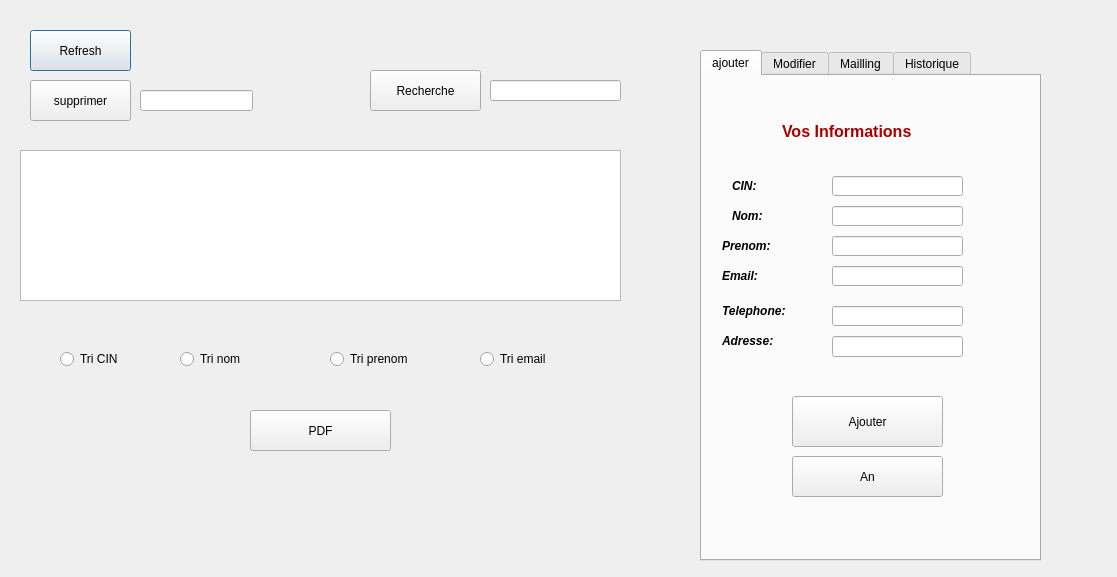
<?xml version="1.0" encoding="UTF-8"?>
<ui version="4.0">
 <class>gs_client</class>
 <widget class="QDialog" name="gs_client">
  <property name="geometry">
   <rect>
    <x>0</x>
    <y>0</y>
    <width>1117</width>
    <height>577</height>
   </rect>
  </property>
  <property name="windowTitle">
   <string>Dialog</string>
  </property>
  <widget class="QPushButton" name="pushButton">
   <property name="geometry">
    <rect>
     <x>30</x>
     <y>30</y>
     <width>101</width>
     <height>41</height>
    </rect>
   </property>
   <property name="text">
    <string>Refresh</string>
   </property>
  </widget>
  <widget class="QTabWidget" name="i">
   <property name="geometry">
    <rect>
     <x>700</x>
     <y>50</y>
     <width>341</width>
     <height>511</height>
    </rect>
   </property>
   <property name="currentIndex">
    <number>0</number>
   </property>
   <widget class="QWidget" name="tab">
    <attribute name="title">
     <string>ajouter</string>
    </attribute>
    <widget class="QLabel" name="label_6">
     <property name="geometry">
      <rect>
       <x>20</x>
       <y>250</y>
       <width>81</width>
       <height>31</height>
      </rect>
     </property>
     <property name="text">
      <string>&lt;html&gt;&lt;head/&gt;&lt;body&gt;&lt;p&gt;&lt;span style=&quot; font-size:9pt; font-weight:600; font-style:italic;&quot;&gt;Adresse:&lt;/span&gt;&lt;/p&gt;&lt;/body&gt;&lt;/html&gt;</string>
     </property>
    </widget>
    <widget class="QLineEdit" name="lineEdit_prenomd">
     <property name="geometry">
      <rect>
       <x>130</x>
       <y>160</y>
       <width>131</width>
       <height>20</height>
      </rect>
     </property>
    </widget>
    <widget class="QLabel" name="label_3">
     <property name="geometry">
      <rect>
       <x>20</x>
       <y>160</y>
       <width>81</width>
       <height>21</height>
      </rect>
     </property>
     <property name="text">
      <string>&lt;html&gt;&lt;head/&gt;&lt;body&gt;&lt;p&gt;&lt;span style=&quot; font-size:9pt; font-weight:600; font-style:italic;&quot;&gt;Prenom:&lt;/span&gt;&lt;/p&gt;&lt;/body&gt;&lt;/html&gt;</string>
     </property>
    </widget>
    <widget class="QLineEdit" name="lineEdit_telephoned">
     <property name="geometry">
      <rect>
       <x>130</x>
       <y>230</y>
       <width>131</width>
       <height>20</height>
      </rect>
     </property>
    </widget>
    <widget class="QLabel" name="label_5">
     <property name="geometry">
      <rect>
       <x>20</x>
       <y>220</y>
       <width>91</width>
       <height>31</height>
      </rect>
     </property>
     <property name="text">
      <string>&lt;html&gt;&lt;head/&gt;&lt;body&gt;&lt;p&gt;&lt;span style=&quot; font-size:9pt; font-weight:600; font-style:italic;&quot;&gt;Telephone:&lt;/span&gt;&lt;/p&gt;&lt;/body&gt;&lt;/html&gt;</string>
     </property>
    </widget>
    <widget class="QLineEdit" name="lineEdit_emaild">
     <property name="geometry">
      <rect>
       <x>130</x>
       <y>190</y>
       <width>131</width>
       <height>20</height>
      </rect>
     </property>
    </widget>
    <widget class="QLabel" name="label_4">
     <property name="geometry">
      <rect>
       <x>20</x>
       <y>190</y>
       <width>71</width>
       <height>21</height>
      </rect>
     </property>
     <property name="text">
      <string>&lt;html&gt;&lt;head/&gt;&lt;body&gt;&lt;p&gt;&lt;span style=&quot; font-size:9pt; font-weight:600; font-style:italic;&quot;&gt;Email:&lt;/span&gt;&lt;/p&gt;&lt;/body&gt;&lt;/html&gt;</string>
     </property>
    </widget>
    <widget class="QLabel" name="infor">
     <property name="geometry">
      <rect>
       <x>80</x>
       <y>30</y>
       <width>211</width>
       <height>51</height>
      </rect>
     </property>
     <property name="text">
      <string>&lt;html&gt;&lt;head/&gt;&lt;body&gt;&lt;p&gt;&lt;span style=&quot; font-size:12pt; font-weight:600; color:#aa0000;&quot;&gt;Vos Informations&lt;/span&gt;&lt;/p&gt;&lt;/body&gt;&lt;/html&gt;</string>
     </property>
    </widget>
    <widget class="QPushButton" name="Ajouterc">
     <property name="geometry">
      <rect>
       <x>90</x>
       <y>320</y>
       <width>151</width>
       <height>51</height>
      </rect>
     </property>
     <property name="text">
      <string>Ajouter</string>
     </property>
    </widget>
    <widget class="QLineEdit" name="lineEdit_cind">
     <property name="geometry">
      <rect>
       <x>130</x>
       <y>100</y>
       <width>131</width>
       <height>20</height>
      </rect>
     </property>
    </widget>
    <widget class="QLineEdit" name="lineEdit_nomd">
     <property name="geometry">
      <rect>
       <x>130</x>
       <y>130</y>
       <width>131</width>
       <height>20</height>
      </rect>
     </property>
    </widget>
    <widget class="QLabel" name="label">
     <property name="geometry">
      <rect>
       <x>30</x>
       <y>100</y>
       <width>61</width>
       <height>21</height>
      </rect>
     </property>
     <property name="text">
      <string>&lt;html&gt;&lt;head/&gt;&lt;body&gt;&lt;p&gt;&lt;span style=&quot; font-size:9pt; font-weight:600; font-style:italic;&quot;&gt;CIN:&lt;/span&gt;&lt;/p&gt;&lt;/body&gt;&lt;/html&gt;</string>
     </property>
    </widget>
    <widget class="QLineEdit" name="lineEdit_adressed">
     <property name="geometry">
      <rect>
       <x>130</x>
       <y>260</y>
       <width>131</width>
       <height>21</height>
      </rect>
     </property>
    </widget>
    <widget class="QLabel" name="label_2">
     <property name="geometry">
      <rect>
       <x>30</x>
       <y>130</y>
       <width>61</width>
       <height>21</height>
      </rect>
     </property>
     <property name="text">
      <string>&lt;html&gt;&lt;head/&gt;&lt;body&gt;&lt;p&gt;&lt;span style=&quot; font-size:9pt; font-weight:600; font-style:italic;&quot;&gt;Nom:&lt;/span&gt;&lt;/p&gt;&lt;/body&gt;&lt;/html&gt;</string>
     </property>
    </widget>
    <widget class="QPushButton" name="pushButton_2">
     <property name="geometry">
      <rect>
       <x>90</x>
       <y>380</y>
       <width>151</width>
       <height>41</height>
      </rect>
     </property>
     <property name="text">
      <string>An</string>
     </property>
    </widget>
   </widget>
   <widget class="QWidget" name="tab_2">
    <attribute name="title">
     <string>Modifier</string>
    </attribute>
    <widget class="QLineEdit" name="lineEdit_cin">
     <property name="geometry">
      <rect>
       <x>130</x>
       <y>100</y>
       <width>113</width>
       <height>20</height>
      </rect>
     </property>
    </widget>
    <widget class="QLineEdit" name="lineEdit_adresse">
     <property name="geometry">
      <rect>
       <x>130</x>
       <y>250</y>
       <width>113</width>
       <height>20</height>
      </rect>
     </property>
    </widget>
    <widget class="QLineEdit" name="lineEdit_nom">
     <property name="geometry">
      <rect>
       <x>130</x>
       <y>130</y>
       <width>113</width>
       <height>20</height>
      </rect>
     </property>
    </widget>
    <widget class="QLineEdit" name="lineEdit_email">
     <property name="geometry">
      <rect>
       <x>130</x>
       <y>190</y>
       <width>113</width>
       <height>20</height>
      </rect>
     </property>
    </widget>
    <widget class="QPushButton" name="update">
     <property name="geometry">
      <rect>
       <x>100</x>
       <y>350</y>
       <width>141</width>
       <height>51</height>
      </rect>
     </property>
     <property name="text">
      <string>Modifier</string>
     </property>
    </widget>
    <widget class="QLabel" name="label_7">
     <property name="geometry">
      <rect>
       <x>30</x>
       <y>190</y>
       <width>81</width>
       <height>21</height>
      </rect>
     </property>
     <property name="text">
      <string>&lt;html&gt;&lt;head/&gt;&lt;body&gt;&lt;p&gt;&lt;span style=&quot; font-size:9pt; font-weight:600; font-style:italic;&quot;&gt;Email:&lt;/span&gt;&lt;/p&gt;&lt;/body&gt;&lt;/html&gt;</string>
     </property>
    </widget>
    <widget class="QLabel" name="infor_2">
     <property name="geometry">
      <rect>
       <x>60</x>
       <y>30</y>
       <width>231</width>
       <height>41</height>
      </rect>
     </property>
     <property name="text">
      <string>&lt;html&gt;&lt;head/&gt;&lt;body&gt;&lt;p&gt;&lt;span style=&quot; font-size:12pt; font-weight:600; color:#aa0000;&quot;&gt;Vos Informations&lt;/span&gt;&lt;/p&gt;&lt;/body&gt;&lt;/html&gt;</string>
     </property>
    </widget>
    <widget class="QLineEdit" name="lineEdit_prenom">
     <property name="geometry">
      <rect>
       <x>130</x>
       <y>160</y>
       <width>113</width>
       <height>20</height>
      </rect>
     </property>
    </widget>
    <widget class="QLineEdit" name="lineEdit_telephone">
     <property name="geometry">
      <rect>
       <x>130</x>
       <y>220</y>
       <width>113</width>
       <height>20</height>
      </rect>
     </property>
    </widget>
    <widget class="QLabel" name="label_8">
     <property name="geometry">
      <rect>
       <x>20</x>
       <y>210</y>
       <width>101</width>
       <height>41</height>
      </rect>
     </property>
     <property name="text">
      <string>&lt;html&gt;&lt;head/&gt;&lt;body&gt;&lt;p&gt;&lt;span style=&quot; font-size:9pt; font-weight:600; font-style:italic;&quot;&gt;Telephone:&lt;/span&gt;&lt;/p&gt;&lt;/body&gt;&lt;/html&gt;</string>
     </property>
    </widget>
    <widget class="QLabel" name="label_9">
     <property name="geometry">
      <rect>
       <x>30</x>
       <y>160</y>
       <width>81</width>
       <height>21</height>
      </rect>
     </property>
     <property name="text">
      <string>&lt;html&gt;&lt;head/&gt;&lt;body&gt;&lt;p&gt;&lt;span style=&quot; font-size:9pt; font-weight:600; font-style:italic;&quot;&gt;Prenom:&lt;/span&gt;&lt;/p&gt;&lt;/body&gt;&lt;/html&gt;</string>
     </property>
    </widget>
    <widget class="QLabel" name="label_10">
     <property name="geometry">
      <rect>
       <x>30</x>
       <y>130</y>
       <width>81</width>
       <height>31</height>
      </rect>
     </property>
     <property name="text">
      <string>&lt;html&gt;&lt;head/&gt;&lt;body&gt;&lt;p&gt;&lt;span style=&quot; font-size:9pt; font-weight:600; font-style:italic;&quot;&gt;Nom:&lt;/span&gt;&lt;/p&gt;&lt;/body&gt;&lt;/html&gt;</string>
     </property>
    </widget>
    <widget class="QLabel" name="label_11">
     <property name="geometry">
      <rect>
       <x>30</x>
       <y>240</y>
       <width>81</width>
       <height>41</height>
      </rect>
     </property>
     <property name="text">
      <string>&lt;html&gt;&lt;head/&gt;&lt;body&gt;&lt;p&gt;&lt;span style=&quot; font-size:9pt; font-weight:600; font-style:italic;&quot;&gt;Adresse:&lt;/span&gt;&lt;/p&gt;&lt;/body&gt;&lt;/html&gt;</string>
     </property>
    </widget>
    <widget class="QLabel" name="label_12">
     <property name="geometry">
      <rect>
       <x>40</x>
       <y>100</y>
       <width>71</width>
       <height>31</height>
      </rect>
     </property>
     <property name="text">
      <string>&lt;html&gt;&lt;head/&gt;&lt;body&gt;&lt;p&gt;&lt;span style=&quot; font-size:9pt; font-weight:600; font-style:italic;&quot;&gt;CIN:&lt;/span&gt;&lt;/p&gt;&lt;/body&gt;&lt;/html&gt;</string>
     </property>
    </widget>
   </widget>
   <widget class="QWidget" name="tab_3">
    <attribute name="title">
     <string>Mailling</string>
    </attribute>
    <widget class="QLabel" name="label_14">
     <property name="geometry">
      <rect>
       <x>0</x>
       <y>70</y>
       <width>61</width>
       <height>16</height>
      </rect>
     </property>
     <property name="text">
      <string>&lt;html&gt;&lt;head/&gt;&lt;body&gt;&lt;p&gt;Server port&lt;/p&gt;&lt;/body&gt;&lt;/html&gt;</string>
     </property>
    </widget>
    <widget class="QLabel" name="label_15">
     <property name="geometry">
      <rect>
       <x>0</x>
       <y>110</y>
       <width>101</width>
       <height>16</height>
      </rect>
     </property>
     <property name="text">
      <string>&lt;html&gt;&lt;head/&gt;&lt;body&gt;&lt;p&gt;Username:&lt;/p&gt;&lt;/body&gt;&lt;/html&gt;</string>
     </property>
    </widget>
    <widget class="QLineEdit" name="emaila">
     <property name="geometry">
      <rect>
       <x>70</x>
       <y>70</y>
       <width>211</width>
       <height>20</height>
      </rect>
     </property>
    </widget>
    <widget class="QLineEdit" name="passa">
     <property name="geometry">
      <rect>
       <x>70</x>
       <y>110</y>
       <width>211</width>
       <height>20</height>
      </rect>
     </property>
    </widget>
    <widget class="QPushButton" name="ajoutm">
     <property name="geometry">
      <rect>
       <x>54</x>
       <y>420</y>
       <width>121</width>
       <height>41</height>
      </rect>
     </property>
     <property name="text">
      <string>SEND</string>
     </property>
    </widget>
    <widget class="QLabel" name="label_16">
     <property name="geometry">
      <rect>
       <x>0</x>
       <y>30</y>
       <width>47</width>
       <height>14</height>
      </rect>
     </property>
     <property name="text">
      <string>&lt;html&gt;&lt;head/&gt;&lt;body&gt;&lt;p&gt;Smtp:&lt;/p&gt;&lt;p&gt;&lt;br/&gt;&lt;/p&gt;&lt;/body&gt;&lt;/html&gt;</string>
     </property>
    </widget>
    <widget class="QLineEdit" name="cina">
     <property name="geometry">
      <rect>
       <x>70</x>
       <y>30</y>
       <width>211</width>
       <height>20</height>
      </rect>
     </property>
    </widget>
    <widget class="QLabel" name="label_13">
     <property name="geometry">
      <rect>
       <x>10</x>
       <y>150</y>
       <width>61</width>
       <height>16</height>
      </rect>
     </property>
     <property name="text">
      <string>Password:</string>
     </property>
    </widget>
    <widget class="QLineEdit" name="passa_2">
     <property name="geometry">
      <rect>
       <x>70</x>
       <y>150</y>
       <width>211</width>
       <height>20</height>
      </rect>
     </property>
    </widget>
    <widget class="QLabel" name="label_23">
     <property name="geometry">
      <rect>
       <x>0</x>
       <y>180</y>
       <width>61</width>
       <height>16</height>
      </rect>
     </property>
     <property name="text">
      <string>Recipant to:</string>
     </property>
    </widget>
    <widget class="QLineEdit" name="passa_3">
     <property name="geometry">
      <rect>
       <x>70</x>
       <y>180</y>
       <width>211</width>
       <height>20</height>
      </rect>
     </property>
    </widget>
    <widget class="QLabel" name="label_24">
     <property name="geometry">
      <rect>
       <x>10</x>
       <y>210</y>
       <width>47</width>
       <height>14</height>
      </rect>
     </property>
     <property name="text">
      <string>Subject:</string>
     </property>
    </widget>
    <widget class="QLineEdit" name="passa_4">
     <property name="geometry">
      <rect>
       <x>70</x>
       <y>210</y>
       <width>211</width>
       <height>20</height>
      </rect>
     </property>
    </widget>
    <widget class="QLabel" name="label_25">
     <property name="geometry">
      <rect>
       <x>10</x>
       <y>250</y>
       <width>47</width>
       <height>14</height>
      </rect>
     </property>
     <property name="text">
      <string>Message:</string>
     </property>
    </widget>
    <widget class="QLineEdit" name="passa_5">
     <property name="geometry">
      <rect>
       <x>60</x>
       <y>250</y>
       <width>221</width>
       <height>151</height>
      </rect>
     </property>
    </widget>
    <widget class="QPushButton" name="ajoutm_2">
     <property name="geometry">
      <rect>
       <x>170</x>
       <y>420</y>
       <width>111</width>
       <height>41</height>
      </rect>
     </property>
     <property name="text">
      <string>EXIT</string>
     </property>
    </widget>
   </widget>
   <widget class="QWidget" name="Historique">
    <attribute name="title">
     <string>Historique</string>
    </attribute>
    <widget class="QTableView" name="His">
     <property name="geometry">
      <rect>
       <x>30</x>
       <y>20</y>
       <width>241</width>
       <height>281</height>
      </rect>
     </property>
    </widget>
    <widget class="QLabel" name="label_20">
     <property name="geometry">
      <rect>
       <x>20</x>
       <y>380</y>
       <width>61</width>
       <height>16</height>
      </rect>
     </property>
     <property name="text">
      <string>Supprimer</string>
     </property>
    </widget>
    <widget class="QLabel" name="label_18">
     <property name="geometry">
      <rect>
       <x>20</x>
       <y>360</y>
       <width>47</width>
       <height>14</height>
      </rect>
     </property>
     <property name="text">
      <string>Modifier</string>
     </property>
    </widget>
    <widget class="QLabel" name="label_17">
     <property name="geometry">
      <rect>
       <x>20</x>
       <y>340</y>
       <width>47</width>
       <height>14</height>
      </rect>
     </property>
     <property name="text">
      <string>Ajout</string>
     </property>
    </widget>
    <widget class="QLabel" name="label_19">
     <property name="geometry">
      <rect>
       <x>140</x>
       <y>340</y>
       <width>47</width>
       <height>14</height>
      </rect>
     </property>
     <property name="text">
      <string>%</string>
     </property>
    </widget>
    <widget class="QLabel" name="label_21">
     <property name="geometry">
      <rect>
       <x>140</x>
       <y>360</y>
       <width>47</width>
       <height>14</height>
      </rect>
     </property>
     <property name="text">
      <string>%</string>
     </property>
    </widget>
    <widget class="QLabel" name="label_22">
     <property name="geometry">
      <rect>
       <x>140</x>
       <y>380</y>
       <width>47</width>
       <height>14</height>
      </rect>
     </property>
     <property name="text">
      <string>%</string>
     </property>
    </widget>
    <widget class="QLabel" name="ajoup">
     <property name="geometry">
      <rect>
       <x>90</x>
       <y>340</y>
       <width>47</width>
       <height>14</height>
      </rect>
     </property>
     <property name="text">
      <string/>
     </property>
    </widget>
    <widget class="QLabel" name="ajoup_2">
     <property name="geometry">
      <rect>
       <x>130</x>
       <y>390</y>
       <width>47</width>
       <height>14</height>
      </rect>
     </property>
     <property name="text">
      <string/>
     </property>
    </widget>
    <widget class="QLabel" name="updatep">
     <property name="geometry">
      <rect>
       <x>90</x>
       <y>360</y>
       <width>47</width>
       <height>14</height>
      </rect>
     </property>
     <property name="text">
      <string/>
     </property>
    </widget>
    <widget class="QLabel" name="suppp">
     <property name="geometry">
      <rect>
       <x>90</x>
       <y>380</y>
       <width>47</width>
       <height>14</height>
      </rect>
     </property>
     <property name="text">
      <string/>
     </property>
    </widget>
    <widget class="QPushButton" name="Supph">
     <property name="geometry">
      <rect>
       <x>174</x>
       <y>370</y>
       <width>111</width>
       <height>41</height>
      </rect>
     </property>
     <property name="text">
      <string>Supprimer</string>
     </property>
    </widget>
    <widget class="QLineEdit" name="supphi">
     <property name="geometry">
      <rect>
       <x>180</x>
       <y>340</y>
       <width>101</width>
       <height>21</height>
      </rect>
     </property>
    </widget>
   </widget>
  </widget>
  <widget class="QPushButton" name="suppc">
   <property name="geometry">
    <rect>
     <x>30</x>
     <y>80</y>
     <width>101</width>
     <height>41</height>
    </rect>
   </property>
   <property name="text">
    <string>supprimer</string>
   </property>
  </widget>
  <widget class="QRadioButton" name="radioButton_6">
   <property name="geometry">
    <rect>
     <x>60</x>
     <y>350</y>
     <width>101</width>
     <height>18</height>
    </rect>
   </property>
   <property name="text">
    <string>Tri CIN</string>
   </property>
  </widget>
  <widget class="QPushButton" name="rechc">
   <property name="geometry">
    <rect>
     <x>370</x>
     <y>70</y>
     <width>111</width>
     <height>41</height>
    </rect>
   </property>
   <property name="text">
    <string>Recherche</string>
   </property>
  </widget>
  <widget class="QTableView" name="tablec">
   <property name="geometry">
    <rect>
     <x>20</x>
     <y>150</y>
     <width>601</width>
     <height>151</height>
    </rect>
   </property>
  </widget>
  <widget class="QRadioButton" name="radioButton_2">
   <property name="geometry">
    <rect>
     <x>330</x>
     <y>350</y>
     <width>83</width>
     <height>18</height>
    </rect>
   </property>
   <property name="text">
    <string>Tri prenom</string>
   </property>
  </widget>
  <widget class="QRadioButton" name="radioButton">
   <property name="geometry">
    <rect>
     <x>180</x>
     <y>350</y>
     <width>83</width>
     <height>18</height>
    </rect>
   </property>
   <property name="text">
    <string>Tri nom</string>
   </property>
  </widget>
  <widget class="QPushButton" name="pdf">
   <property name="geometry">
    <rect>
     <x>250</x>
     <y>410</y>
     <width>141</width>
     <height>41</height>
    </rect>
   </property>
   <property name="text">
    <string>PDF</string>
   </property>
  </widget>
  <widget class="QLineEdit" name="cimsupp">
   <property name="geometry">
    <rect>
     <x>140</x>
     <y>90</y>
     <width>113</width>
     <height>21</height>
    </rect>
   </property>
  </widget>
  <widget class="QRadioButton" name="radioButton_3">
   <property name="geometry">
    <rect>
     <x>480</x>
     <y>350</y>
     <width>83</width>
     <height>18</height>
    </rect>
   </property>
   <property name="text">
    <string>Tri email</string>
   </property>
  </widget>
  <widget class="QLineEdit" name="lineRech">
   <property name="geometry">
    <rect>
     <x>490</x>
     <y>80</y>
     <width>131</width>
     <height>21</height>
    </rect>
   </property>
  </widget>
 </widget>
 <resources/>
 <connections/>
</ui>
